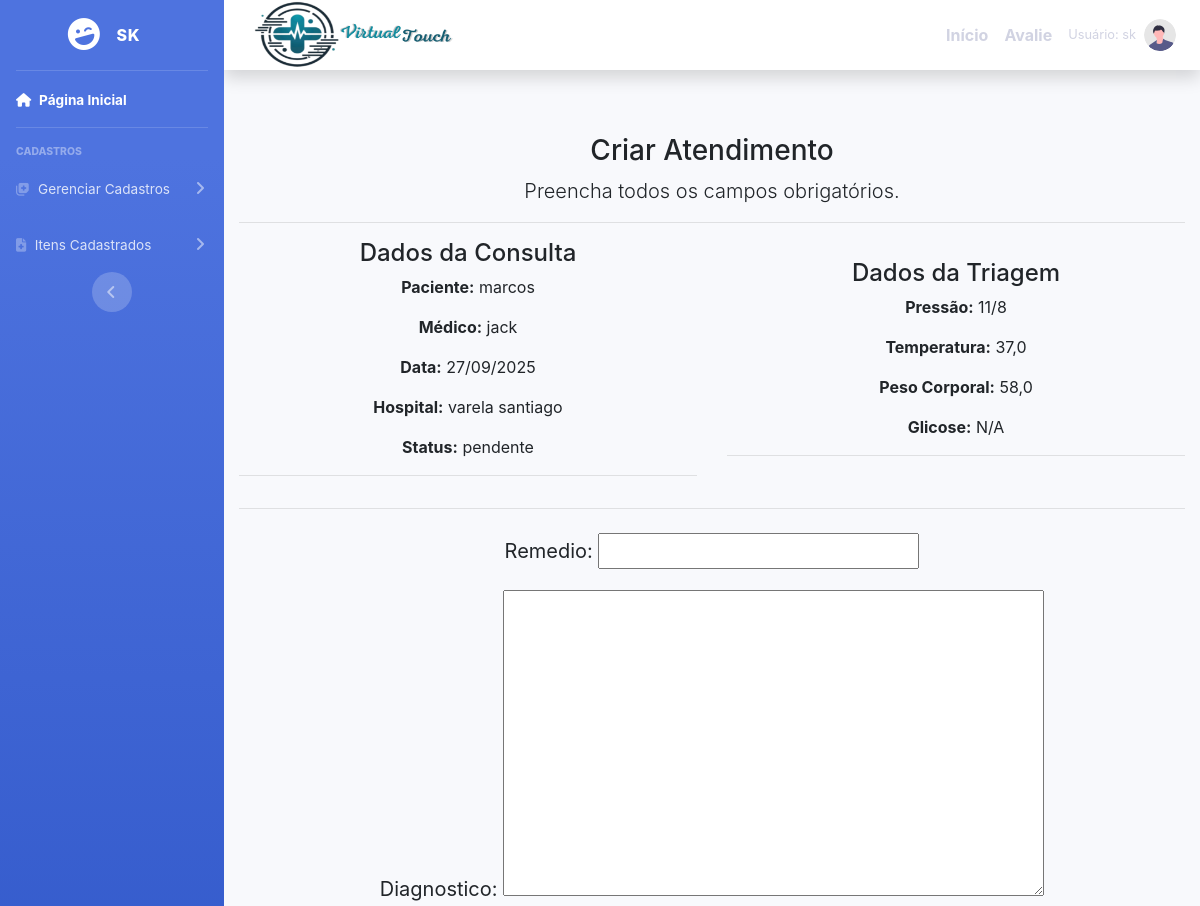
The page /cadastrar/atendimento/1/ (signed in, upper part) on the database as committed earlier.
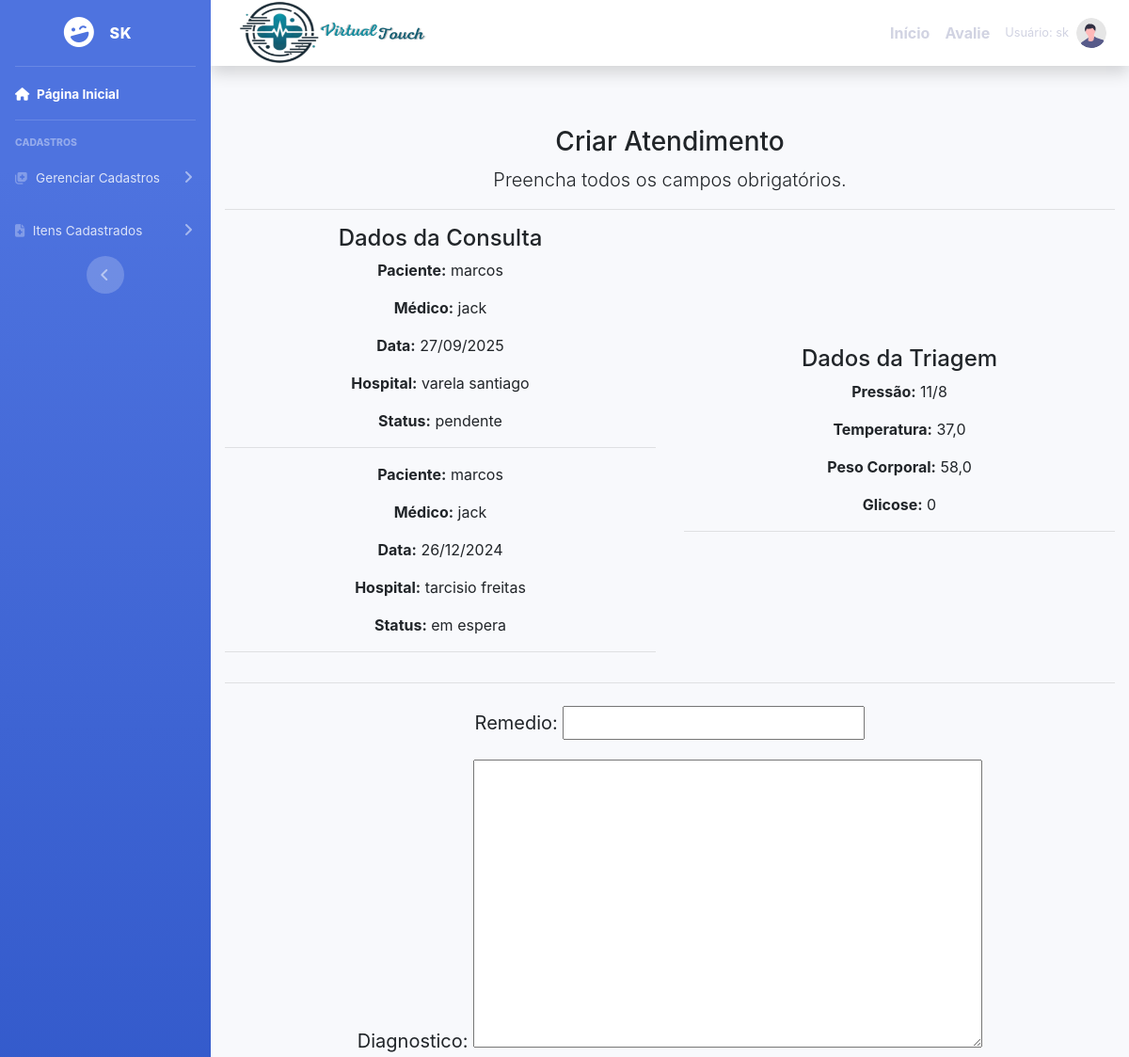
The same page on the database as committed later.
### cadastros/models.py (models this page shows, shortened)
class Consulta(models.Model):
    usuario  = models.ForeignKey(User, on_delete=models.PROTECT)
    nome ="consulta"
    paciente = models.ForeignKey(Paciente,on_delete = models.PROTECT)
    data = models.CharField (verbose_name='data', max_length = 10)
    medico = models.ForeignKey (Medico, on_delete=models.PROTECT)
    hospital = models.ForeignKey(Hospital, on_delete=models.PROTECT)
    status = models.CharField( verbose_name ='status' ,max_length=20,  null =True ,blank = True )

class Paciente(models.Model):
    usuario  = models.ForeignKey(User, on_delete=models.PROTECT)
    nome = models.CharField(max_length=50)
    telefone = models.CharField (verbose_name='telefone', max_length=11)
    numero_sus = models.CharField (verbose_name='numero_sus', max_length=15)
    cpf = models.CharField(verbose_name='cpf', max_length=11, null=True, blank=True)
    hospital = models.ForeignKey(Hospital, on_delete=models.PROTECT)
    descricao = models.CharField(max_length=150, verbose_name="descricao")
    sintomas = models.CharField(max_length=150, verbose_name="sintomas")
    doença_cronica = models.CharField(max_length=150, verbose_name="doença_cronica", null =True ,blank = True)
    idade = models.IntegerField (verbose_name='idade')
    usuario = models.ForeignKey(User, related_name='pacientes', on_delete=models.CASCADE)
    usuario_cadastrador = models.ForeignKey(User, related_name='pacientes_cadastrados', on_delete=models.CASCADE)
    def __str__(self):
        return "{} ({})".format(self.nome , self.sintomas)

class Medico(models.Model):
    usuario  = models.ForeignKey(User, on_delete=models.PROTECT)
    numero = models.IntegerField(verbose_name="Número de telefone")
    nome = models.CharField(max_length=50, verbose_name=" nome")
    cpf = models.CharField(max_length = 11 ,verbose_name=" cpf ")
    especificacao = models.CharField(max_length=150)
    hospital = models.ForeignKey(Hospital, on_delete=models.PROTECT)
    def __str__(self):
        return "{} ({})".format( self.nome, self. especificacao)

class Hospital(models.Model):
    usuario = models.ForeignKey(User, on_delete=models.PROTECT)
    nome = models.CharField(max_length=50)
    descricao = models.CharField(max_length=150,
        verbose_name="descricao")

class Triagem(models.Model):
    usuario = models.ForeignKey(User, on_delete=models.PROTECT)
    paciente = models.ForeignKey(Paciente, on_delete=models.PROTECT)
    data = models.DateTimeField(verbose_name='data')  # Change to DateTimeField for datetime input
    medico = models.ForeignKey(Medico, on_delete=models.PROTECT)
    hospital = models.ForeignKey(Hospital, on_delete=models.PROTECT)
    horario = models.TimeField(verbose_name="horario", default='09:00:00')  # Set default time
    pressao = models.CharField(verbose_name='pressao', max_length=20)
    temperatura = models.FloatField(verbose_name='temperatura')
    peso = models.FloatField(verbose_name='peso_corporal')
    glicose = models.CharField(verbose_name='glicose', max_length=6, null=True, blank=True)

### cadastros/views.py (the view, shortened to what this page needs)
# urls.py: path('cadastrar/atendimento/<int:paciente_pk>/', AtendimentoCreate.as_view(),
class AtendimentoCreate(GroupRequiredMixin, CreateView):
    group_required = u'Medico'
    login_url = reverse_lazy('login')
    model = Atendimento
    fields = ['remedio', 'diagnostico', 'recomendacoes','paciente','usuario','medico']
    template_name = 'form2.html'
    success_url = reverse_lazy('listar-atendimentos')
    def get_context_data(self, **kwargs):
        context = super().get_context_data(**kwargs)
        paciente_pk = self.kwargs['paciente_pk']
        paciente = get_object_or_404(Paciente, id=paciente_pk)
        context['paciente'] = paciente
        context['consultas'] = Consulta.objects.filter(paciente=paciente)
        context['triagens'] = Triagem.objects.filter(paciente=paciente)
        context['Titulo'] = 'Criar Atendimento'
        return context

### cadastros/templates/form2.html (shortened to what this page needs)
{% extends 'modelo.html' %}
{% load static %}
{% block conteudo %}
<div class="container">
    <h3>{{ Titulo }}</h3>
    <p class="lead">Preencha todos os campos obrigatórios.</p>
    <hr>
    <div class="row">
        <div class="col-md-6">
            <h4>Dados da Consulta</h4>
            {% for consulta in consultas %}
                <div class="consulta-item">
                    <p><strong>Paciente:</strong> {{ consulta.paciente.nome|default:"N/A" }}</p>
                    <p><strong>Médico:</strong> {{ consulta.medico.nome|default:"N/A" }}</p>
                    <p><strong>Data:</strong> {{ consulta.data|default:"N/A" }}</p>
                    <p><strong>Hospital:</strong> {{ consulta.hospital.nome|default:"N/A" }}</p>
                    <p><strong>Status:</strong> {{ consulta.status|default:"N/A" }}</p>
                </div>
                <hr>
            {% empty %}
                <p>Nenhuma consulta encontrada.</p>
            {% endfor %}
        </div>
        <div class="col-md-6">
            <h4>Dados da Triagem</h4>
            {% for triagem in triagens %}
                <div class="triagem-item">
                    <p><strong>Pressão:</strong> {{ triagem.pressao|default:"N/A" }}</p>
                    <p><strong>Temperatura:</strong> {{ triagem.temperatura|default:"N/A" }}</p>
                    <p><strong>Peso Corporal:</strong> {{ triagem.peso|default:"N/A" }}</p>
                    <p><strong>Glicose:</strong> {{ triagem.glicose|default:"N/A" }}</p>
                </div>
                <hr>
            {% empty %}
                <p>Nenhuma triagem encontrada.</p>
            {% endfor %}
        </div>
    </div>
    <hr>
    <form action="" method="post" class="form-control-lg">
        {{ form.as_p }}
    </form>
</div>
{% endblock %}

Rows that differ between the two databases and show on the page:
added Consulta: paciente.nome "marcos", medico.nome "jack", data "26/12/2024", hospital.nome "tarcisio freitas", status "em espera"
changed Triagem: glicose "N/A" → "0"
